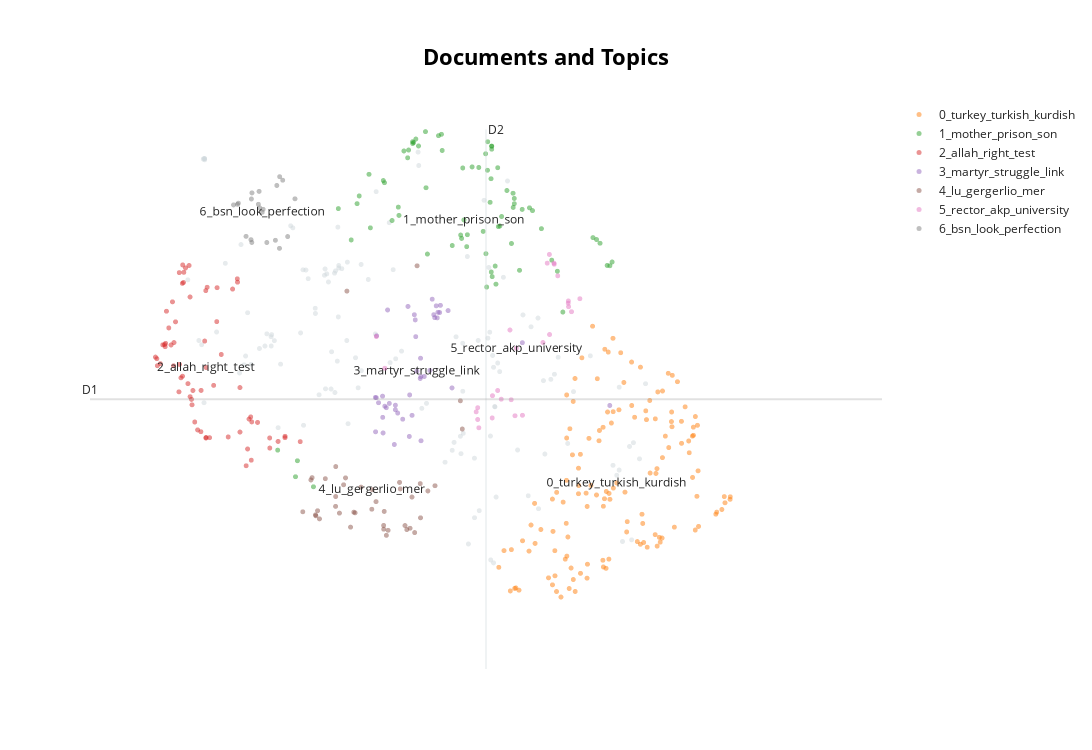

Notebook cell for this chart:
### Code cell
model.visualize_documents(tweets_sub)

### Figure 1 — Plotly figure (JSON) as saved in the notebook; plotly's stock layout.template omitted (floating-point values rounded to 4 significant figures; data arrays with more than 128 entries replaced by an {"elided": "..."} marker saying what was removed)
{"data": [{"hoverinfo": "text", "hovertext": ["nasreddin hodja birth memory year mustafa z eli k column publication", "despite corona requirement massive police violence feminist demonstration saturday zurich", "listens friend listens", "today mark international day womed girlsin science thanks female scientist great effort", "horrify say let see mawla whatever good like right ibrahim watch window go bsn", "service revolutionary work woman education hundred girl high school open rate religious education girl", "lot strife around world turmoil prevails riot follow everyone", "gulistan saeed security force take away person without return judge", "god damn", "able say uncover kidnap take care one humanity take care humanity surrender fascism", "let piss corp wait herd dead dog continue pkk", "trust scott morrison government deal climate change face climate emergency climate action auspol", "go publish video friday thank god muezzin honest man left alone lie", "surprised tomorrow erdogan bah eli deceive u open closure case hdp", "ali lmaz stay jail sick", "ten thousand ton gmo rice import mersin port child ate baby fed sure continue ba", "mother year ago mile closer erbil warmly welcome today gang terrorist people", "million million vaccinate", "march", "success dialogue enks pynk goal agreement reach important interest", "bylock tyranny state via", "revenge invader afrin child", "pkk iye pkk hold congress conference time disrupt democratic function even severe war condition", "much trouble sat bad", "change understand old age sweden past rapidly move towards elderly category today old", "political prisoner turkish prison hunger strike isolation fascism right violation cezaevlerin haberin varm", "connection capitalism ecology due devastate effect environmental degradation ecologic", "cizre police attack moment", "remember u cooperate pkk fight monster isi control frankenstein", "like beating water mortar still describe elephant best half bake information", "coronavirus restriction texas lift wear mask longer mandatory", "forgot report time go wc alone go together amp guard many time since", "rojava center strategic study nrl organize workshop dispute kurd qamishlo", "charlie hebdo journalist indict turkey insult erdo", "flee gar attack hdp truth turn upside silence suppress everyone whole world", "rajin nujiyan become part woman resistance", "enough woman science pursue vocation boy hope", "nder apo diyorki tale parable make almost never remain", "yes also say break word come answer question follower", "journalist etin share twitter account invasion attack gar say", "well heavy hhhh", "sleepy let talk morning", "mithat sancar stand calan newroz message insist democratic politics insist democratic solutio", "lose great artist rasimoztekin rest peace wish patience relative", "yaaa follower count low realize let give hand vartolu tweeter follower count", "go til end month", "friend one brother eat little reason look miss meeting journalist writer foundation", "neither live live life without leader happen mral", "let million transfer wealth fund use child sma", "people defense central headquarters command hsm attack prisoner camp way save", "history ibn khaldun study history establishment rise collapse state lecture guide today", "nuri mahmoud want put end mentality isi", "anniversary international conspiracy pkk leader abdullah calan february aggravate", "woman superpower girl future girl science woman science woman science day internation", "would like make call friend walk life reading tweet please woman right woman", "country support let dictator prosecute campaign", "course must", "book life prophet pbuh publish publishing house translate german friend available instagram", "request rt support guy", "important partial phone call make nder calan however phone interrupt print told", "woman struggle labor history", "happen solidarity teamwork", "parliament deny zlem zengin report nude search emerge", "support", "country society consists educate enlighten woman stand foot exclusively religious intellectual", "komalen jinen ciwan sitesinin resmi hesb r supporterseniz seviniriz official account komalen jinen ciwan pish", "language insult mother sister kurdish freedom fighter prison insult u language shot assassinate", "usa fan read article well double confession jeffrey", "continue follow", "notice akp also start school classroom first step plan februaryists eto plan step step", "tonight berlin time invite online hatim prayer please share", "bring justice state turn big gang augustinus", "dear uncle nusret photo take morning wait take prison shoemaker manisa many year", "imprison nazl il cak give big support kavak time think like get", "god almost today medi run aid victim innocent oppress family entrust u", "khk person khk wife khk friend saw family stand side side oppress", "erdogan regime satisfied jailing journalist shut medium outlet censor even youtube pro", "three month come let prepare evaluate happy birthday", "woman story march", "call parliament gergerlioglu take custody imprison make ablution de facto power left", "faith determination self sacrifice ypj become hope woman also oppress humanity h", "h seyin galip k k zyi mysterious miss person case turkey erdo government", "khashoggi sanction usa start apply cause opposition journalist activist abroad harass threaten monitor", "american law professor ann graham say first class service institution service people admire tr visit", "strong together", "family captive soldier police mi member repeatedly apply hd parliament political party human right", "people institution shengal resist end kazim insists imposition sends power shengal", "memory spoke rally ganja russian kill azerbaijani youth bakude told sermon embassy moscow", "german bos work nearly year still call turkish consulate job", "yes tire repeat thousand time maybe give flavor heavy small child memory huh", "society start disassemble immediate leave powerful individual alone amin maalouf", "tree grows root man grows tongue language unknown happy mother day february", "horrible creature make transition human world ape world", "f altun soylu minister brutal attack social medium anything", "p get vote cut uk aid spending say boris johnson johnson", "journalist first give name korkmaz afraid happens shooter stop erdogan shook balance", "make bread roast aubergine pepper white cheese tea also roast pepper paste okay", "follow account follow back canpazar samsun ci k", "lord integrate immigrant brother sister protect value learn language job profession", "today year ago koban liberate koban begin end isi", "three month time always veil otherworldly color fg len", "start support please victory bless mother", "use month", "google monitor even sleep", "arabic press agreement russia turkish state violate second year", "damn damn damn", "whatever happens let afraid goal mind bet fear solidarity", "pkk pajk prisoner struggle continue leader free", "follow person twitter allow say follow increase allow h seyin ga", "asagi bakmayacagiz remember immortal", "real terrorist dhkp c member pkk member live none would open mouth would afraid long hurt", "matter never badheaded fascism trustee system", "nelly make money bus challenge tik tok", "trakya university dean faculty theology secretary general university prof dr cevdet k l graduate bo azi university", "joke turkey oligarchic elite poor people child class see upwards education", "occasion st april akitu new year extend best wish chaldean syriac assyrian people co", "animal magnetism", "longer expect academic professional amp middle class kurd amp turk share real authentic news stri", "hpg chemical use siyan prison camp", "borrow word continue conversation inspire layan", "implementation exile punishment ottoman empire also sell le underweight bread alcoholic beverage", "truth truth freedom people right democratic revolution calan kirmizi line", "pkk leader abdullah calan despite lock prison island marmara sea lead democratic revolution", "dot great", "demo today many small town many arrest samsun also report arrest bursa see", null], "marker": {"color": "#CFD8DC", "opacity": 0.5, "size": 5}, "mode": "markers+text", "name": "other", "showlegend": false, "type": "scattergl", "x": [9.068, 8.314, 6.588, 6.228, 5.471, 6.158, 7.18, 9.238, 6.448, 7.209, 8.389, 10.19, 9.315, 9.573, 8.63, 9.423, 8.704, 7.893, 5.478, 8.522, 7.927, 7.633, 8.749, 7.081, 5.963, 9.299, 9.638, 8.672, 6.974, 6.725, 8.389, 7.604, 9.008, 10.08, 7.245, 6.334, 6.179, 7.56, 6.943, 7.088, 5.871, 5.711, 8.27, 7.412, 7.025, 5.478, 6.646, 8.395, 9.465, 8.693, 8.369, 8.575, 8.806, 6.234, 6.836, 10.31, 6.986, 6.874, 6.904, 7.243, 6.229, 6.947, 10.15, 6.841, 5.94, 7.095, 8.453, 8.701, 6.99, 8.726, 5.413, 7.57, 8.441, 8.847, 7.885, 7.403, 10.15, 5.462, 6.264, 8.362, 5.923, 10.45, 10.27, 6.002, 6.769, 9.159, 8.521, 8.765, 9.828, 6.855, 8.291, 5.288, 6.91, 7.323, 10.29, 10.13, 6.727, 6.954, 6.096, 8.737, 5.478, 6.307, 5.471, 6.83, 10.38, 6.473, 6.594, 8.737, 6.99, 6.98, 8.752, 7.98, 8.683, 5.613, 9.244, 5.445, 6.56, 9.128, 8.894, 6.62, 9.383, 8.189, 8.783, 5.888, 8.563, 7.699], "y": [-1.971, -2.19, -1.521, -2.189, -2.847, -2.282, -2.398, -2.003, -1.082, -2.698, -2.733, -4.232, -3.359, -3.254, -0.8276, -2.563, -4.416, -0.4804, -0.4238, -3.995, -2.904, -2.409, -2.886, -2.227, -1.949, -2.627, -2.737, -2.203, -2.432, -1.905, -2.254, -1.52, -3.319, -3.472, -2.528, -2.463, -2.16, -1.051, -1.555, -1.444, -2.551, -1.456, -3.322, -0.7412, -1.51, -0.4136, -1.61, -3.152, -2.394, -2.144, -3.356, -3.924, -2.537, -2.168, -1.512, -3.246, -1.991, -1.642, -2.711, -1.467, -2.281, -2.746, -2.692, -2.708, -2.381, -3.056, -4.257, -3.18, -1.478, -2.376, -2.227, -2.447, -1.388, -1.596, -0.3466, -2.161, -3.519, -0.4164, -2.228, -3.182, -2.469, -2.658, -3.284, -2.464, -2.768, -2.09, -3.401, -3.789, -2.379, -1.562, -3.243, -1.621, -2.339, -1.617, -4.216, -3.571, -1.957, -1.532, -2.306, -4.446, -0.4108, -3.096, -0.4104, -1.575, -3.407, -1.102, -3.072, -2.494, -1.503, -1.095, -2.888, -2.854, -1.498, -2.142, -3.905, -2.269, -2.151, -3.776, -0.635, -1.524, -2.614, -3.441, -2.451, -1.269, -2.226, -2.332]}, {"hoverinfo": "text", "hovertext": {"elided": "135 str values"}, "marker": {"opacity": 0.5, "size": 5}, "mode": "markers+text", "name": "0_turkey_turkish_kurdish", "text": {"elided": "135 str values"}, "textfont": {"size": 12}, "type": "scattergl", "x": {"elided": "135 float values"}, "y": {"elided": "135 float values"}}, {"hoverinfo": "text", "hovertext": ["anliurfa sister suddenly left without mother pandemic period hatice b give birth child time", "together mother demand justice mother take custody question murderer state hospital", "defense individual service indicates participation crime statute limitation term law", "stop attack engal", "want see death prison raise social reaction", "zlem zengin say exist naked search prison come parliamentary report", "dissent erbil court decision continue click", "b fly denver honolulu engine fire via usa", "kid sick need mother many innocent people like persecution news channel", "detain attack u thousand student today attack enemy look", "painful exemplary person curse lament one meri", "decision like powder sugar court", "warn ttb application acceptable asagi bakmayacagiz ttb", "could would burn world would wash world single tear eye fatma aslan hafsaya kavu su", "mother martyr viyan soran sulaymaniyah sacrifice year ago tell u daughter", "ward die keeler constantly make suffer use son right try clear name h", "judge prosecutor must mass cocaine party verdict", "time young dear friend burn still young sometimes", "veli yildizo involve accident pilemuriye dersim shot claim member organization", "either young girl may murder whatever go take life cover accident", "teacher halil im ek walk hereafter brother exact namesake also pas away since last name", "sir series far follow article everyone responsible office end", "brother lie balikesir burhaniye year release play supreme court although sentence due today", "saray party juvenile partner state medium cope deputy try silence imprison", "let let another child die plain sight", "nursena k k zyi father disappear december wait day say would come u december", "boy name hakan leukemia condition deteriorate parent prison bogus reason", "hpg make write statement regard attack gare", "end torture hate custody", "become death house prison life end prison", "far many reader ask wife pray receive complaint man sent email recently", "attack defense continue judge interrogate accompany arm police lawyer take hall police present", "painful sad story mohamad aziz halabjayi living reminder devastate effect mustard", "miss eleftheria thank friend trouble", "january mark sixteenth anniversary death oury jalloh dessau police cell independent appraisal l", "saturday mother th week protest torture murder take custody 2012", "nice useful article veysel ayhan wear service course afraid people", "mustafa kabak lu kept solitary cell daily quarantine process desperation speak anyone", "co chairman kck executive council cemil bayik evaluate detail step dem dema azadi say prisoner help", "one beating ex wife death samsun vile creature rap kill woman age manisa", "end surprising law friend", "child small year old left motherless fatherless age little body defenseless", "today watch movie netflix police wait woman give birth door woman give birth woman baby", "mother long son son mother many pain experience unable even describe", "fikret kaplan bediuzzaman last journey", "small fix place ship sank would ile silivri must result reside silivri year", "lazaro baez case overflow political interference", "first hearing case brought person saturday mother held", "lord bless friday night beg help innocent wrongfully imprison especially sick old", "fatma ift khk mother child fatma teacher receive treatment advanced breast cancer due oxygen", "dear friend woman prison start platform upon request receive", "dear silent atrocity listen cry baby lose life meri age", "remembrance idea bogazici direniyor", "world famous hacker group continue ask erdo real upset u human murat din", "think afraid pity child kill one day set fire name nurefsan", "one person wrong without look identity person gergerlio lu people deputy", "time selahattin demirta free leave", "selahattin sentence year month prison today word", "leave grieve mother martyr child alone even son grave use political interest", "fi kret kaplan let master take initiative", "miktad must release treatment sick detainee must access treatment right scream cell miktad dogan", "let introduce suat faik friend fire court decide reemploy american company destroyed", "good news even ertu rul kuzan kand ra prison go see daughter intensive care brain cancer", "risale nur lesson fruit treatise write excellency master bediuzzaman denizli prison issue", "mathematics teacher detain hour give birth son mehmet ekrem later release", "commentary court decision assassination case andrey karlov", "want innocent old people live difficult condition pain suffer die prison corner", "ignorant black eyed tear deaf blind good night", "structure unjust baseless attack outside", "two day ago saw ex colleague work together office year pas without say hello", "howitzer fire wedding hall hodeida woman die alternative link", "mr ekrem make self criticism first service mr ekrem let face", "evacuation coffin", "okay guy bud caught powder sugar completely ridiculous say let save day forget", "zg r g ndem main trial four person sentence prison ebnem korur fincanc fin tl newspaper arrest van", "person include terrorist calan life declare bo azi university student terrorist", null], "marker": {"opacity": 0.5, "size": 5}, "mode": "markers+text", "name": "1_mother_prison_son", "text": ["", "", "", "", "", "", "", "", "", "", "", "", "", "", "", "", "", "", "", "", "", "", "", "", "", "", "", "", "", "", "", "", "", "", "", "", "", "", "", "", "", "", "", "", "", "", "", "", "", "", "", "", "", "", "", "", "", "", "", "", "", "", "", "", "", "", "", "", "", "", "", "", "", "", "", "", "1_mother_prison_son"], "textfont": {"size": 12}, "type": "scattergl", "x": [7.778, 7.969, 8.957, 9.276, 8.714, 9.518, 10.02, 8.808, 7.86, 9.393, 6.503, 9.937, 9.029, 7.197, 7.767, 7.506, 9.857, 6.986, 8.619, 8.157, 7.662, 8.659, 8.958, 8.708, 7.835, 7.493, 8.57, 9.176, 8.671, 8.716, 7.347, 9.059, 7.99, 6.705, 8.434, 8.148, 8.763, 8.698, 8.755, 7.221, 8.887, 7.824, 7.89, 7.725, 8.65, 8.441, 10.07, 8.116, 8.647, 8.389, 8.783, 6.524, 8.271, 7.131, 7.332, 7.592, 8.97, 8.971, 7.824, 8.711, 8.668, 8.827, 8.495, 8.79, 7.975, 10.05, 8.716, 6.302, 9.142, 7.67, 8.376, 8.721, 8.365, 9.898, 8.938, 9.456, 8.402], "y": [-0.3257, -0.1422, -0.7573, -1.11, -0.2867, -1.943, -1.477, -1.084, -0.2165, -1.425, -3.586, -1.256, -1.526, -0.8611, -0.4034, -0.6518, -1.2, -0.9103, -1.138, -0.3301, -0.8956, -1.693, -0.8983, -0.6121, -0.2511, -0.6304, -0.4998, -0.9301, -0.2433, -0.2876, -1.102, -0.9181, -1.364, -3.686, -1.29, -0.1689, -1.664, -0.8475, -1.484, -0.7838, -0.7297, -0.261, -0.2853, -0.335, -1.36, -1.171, -1.443, -0.1823, -0.3632, -0.5048, -0.5023, -3.427, -1.279, -1.223, -0.5683, -1.029, -0.8089, -0.8612, -0.2426, -1.543, -0.5277, -0.989, -0.4942, -1.09, -0.7022, -1.481, -0.3177, -3.32, -0.9028, -0.9782, -1.208, -1.589, -1.174, -1.219, -1.259, -1.535, -1.024]}, {"hoverinfo": "text", "hovertext": ["day day start hate country nothing bind country iota goodness conscience moral", "allow pray wear clothes happen moment", "go moon gunpowder run grows lie bread break moon eat home mask distance end hygiene", "brother ismail sent brother eternal realm month ago yesterday brother lord bless forever paradise", "say year hour people crack allah c c may oppressor punish nice friday", "yezid work year kept headscarf religious discourse mouth gergerlio lu washroom morning prayer", "lord test country beautiful people nation help", "morale peace happiness joy effective medicine cancer treatment hakan sick release parent", "allah take oppress hand oppressor amen take dirty bloody hand oppressor oppress", "great article one right tarnish work people one right cast doubt people mind", "may god give wisdom", "fracture test berat night", "may lord grant heal sake name hope teacher", "call fascist persecute people cover terror herkes mi ter rist", "spirit sincerity action", "congratulate friend soul oppress warmth nowruz fire", "islam even humanity pas", "teacher halil im ek devote life service faith koran walk horizon soul lord mercy forgiveness majesty", "masha allah", "william david crew equal god born everyone equal right include mr calanda", "dear year defend right everyone wrong without discrimination defend human right", "great conversation good friend human right justice thank friendship amp", "one thing pleased help allah imminent victory give good news believer saff", "true student wisdom koran abd however deign worship great creature", "spring come awaken sheep", "fascist monist mentality target oppress people year however persecution also support resistance", "mathematics overcome fear mathematics solution get rid anxiety turn life torment", "enjoy cup coffee community genocide commit pas speech top say pure bullshit", "oppression always omar shout truth truth gergerlioglu susmaz", "father representative people touch injustice injustice happen u", "congratulate friend three month free disease trouble calamity obey health health well", "forgive afraid swallow chase money think nation freedom think nation freedom put colonialist", "amin inshallah aminnn", "hope live pain shame institute die living shame amin academic decree law", "wisdom purpose send man world know h l k kainat believe worship bsn", "hey like muslim equilvalent love food joking sometimes together would love break", "worship perform sincerely sincerely time observe pillar", "difficult goal person reach standard intention face qu allah regard", "equal brother ummah always indicator", "ask honor honor dignity honor honor dignity believe ashamed oh politics", "uploaded valentine day everyday sun love poetry story immortal water zz", "hope hope heart longing good day good news", "sense hypocrisy thought believer fethullah g len hocaefendi", "k e r u side persecution hodja afraid quietb osm", "defender truth right fight violation right suffer segment society", "eat drink give alms dress arrogant waste undoubtedly blessing allah c c", "today fruitful day spring come cleaning begin", "fit islam site question word pity dilute use bylock real evidence crime", "god bless may god turn plan god forbid oppressor", "way abduct people allah unbeliever harmful islam mfg", "great responsibility deal wrong perception wish psychological run", "truly love creator look every human sincerely heartbroken accept people communist", "provision superior taqwa virtue well silence enemy harmful ignorance great lie", "follow advice imam rabbani accepted master make tawhid qibla master practice tawhid", "last discussion body react heat work defense system vitality sign life well manage", "sake lofty goal trouble walk horizon win sea drop see fate road", "test wealth test absence test illness test health", "construction must stop shame must prevent", "stand need serious vigilance heart mfg", "write mer faruk gergerlio lu read nobility seriousness determination perseverance struggle fairness justice", "see right right follow see wrong wrong avoid bless god", "confidence deed pride people receive allah love mfg", "wicked religious bastard say say faith disastrous say without believe much disastrous", "levent g lteki n attack fist door halk tv get well soon", "issue dignity steal massacre amp enslavement dignity undermined", null], "marker": {"opacity": 0.5, "size": 5}, "mode": "markers+text", "name": "2_allah_right_test", "text": ["", "", "", "", "", "", "", "", "", "", "", "", "", "", "", "", "", "", "", "", "", "", "", "", "", "", "", "", "", "", "", "", "", "", "", "", "", "", "", "", "", "", "", "", "", "", "", "", "", "", "", "", "", "", "", "", "", "", "", "", "", "", "", "", "", "2_allah_right_test"], "textfont": {"size": 12}, "type": "scattergl", "x": [5.946, 4.945, 5.115, 5.194, 5.533, 5.006, 6.213, 5.243, 5.494, 5.579, 5.025, 5.849, 5.313, 6.385, 4.978, 5.192, 5.436, 5.073, 5.336, 5.876, 5.979, 6.075, 5.33, 5.033, 5.227, 6.384, 5.491, 6.306, 6.211, 6.009, 5.302, 6.004, 5.314, 5.615, 5.099, 5.366, 4.939, 5.211, 5.289, 5.665, 5.23, 5.262, 5.438, 6.556, 5.998, 5.188, 5.239, 5.399, 5.962, 5.492, 5.128, 5.744, 5.132, 4.923, 5.506, 5.047, 5.618, 5.478, 5.846, 5.15, 5.037, 5.228, 5.346, 5.793, 5.876, 5.495], "y": [-3.476, -2.478, -1.841, -2.465, -3.196, -2.27, -3.3, -1.546, -3.194, -2.674, -2.267, -1.645, -1.792, -3.182, -2.458, -1.549, -3.137, -2.101, -2.868, -3.14, -3.01, -3.044, -2.814, -2.288, -1.656, -3.196, -1.729, -3.234, -3.199, -3.039, -1.478, -3.421, -2.787, -2.038, -2.271, -3.04, -2.408, -2.599, -2.657, -2.366, -1.472, -1.503, -2.724, -3.236, -2.989, -2.739, -1.647, -3.118, -3.309, -3.2, -2.479, -3.189, -2.247, -2.392, -1.695, -1.934, -1.699, -2.232, -1.611, -2.04, -2.255, -2.583, -2.725, -1.713, -2.696, -2.497]}, {"hoverinfo": "text", "hovertext": ["travel leadership library oldenburg alternative link", "reber calan mobile library promotion event stockholm sweden", "time martyr fall like star heart night country guerrilla kurdistan either lead die", "thank god c c martyr lose bitlist wish patience family", "january publication revolution communism martyr commemorate youtube channel name remember immortal january", "special file ehba liberation afrin resistance struggle continue strong", "nder apo diyorki people war without people guerrilla war without people", "headline fought cowardly ran away use gas fought cowardly resort dirty rule day", "today remember comrade ehid leger n iya alina nchez argentina martyr year ago work", "february action young people internationalist alternative link day", "call lowly pro medium provoke youth bosphorus yesterday fun snow martyr photo", "resistance herald victory struggle overthrow fascist state resistance fragment area", "tkp ml central committee remember respect immortalize revolution keep promise", "lieutet colonel name nihat altintop", "series scene show take place paris find architecture like paris pek university usurped", "rally held downtown magdeburg occasion year political hostage imprisonment imrali accompany", "banner invasion flag hang might police soldier", "paris amsterdam vienna rome athens toronto brussels marseille zurih stocholm copenhagen helsinki oslo berlin cologne dortmunt fr", "derya devrim rman martyr guerrilla dersim demet taner martyr city happy march htt", "community let part sign petition call necessary proper action save", "thousand demonstrate sunday haitian capital port au prince say government try establish new di", "call people meiro begin occupation massacre afrin activity social network hashtag", "january invite meet gare du nord h demand justice say stop impunity", "agenda girl bosphorus", "voice hunger strike fcdk kawa federation start work send thousand letter un freedom reber apo", "defend bosphorus crime torture crime", "today first sunday lent feast orthodoxy commemorates restoration icon final defeat iconocl", "tkp ml kkb organize struggle bring end fascism party exploitation", "write worldwide virtual protest organize ast sunday march", "martyr write shame play patriotism without mention name russia martyr mehmet", "letter sent un duisburg alternative link", "know german think anything learn german french free", "still go anywhere", "football player club newcastle united fc transfer professional football player de andre roselle yedlin club", "thousand start newroz march front hbf hannover 1", "come enough plucked people nothing july commit crime honorable uniform love much", "struggle dimitris well put life line last minute comrade struggle str", "hunger strike makhmur continue group click", "left behind timeless year usurped newspaper say continue struggle long hold pen relentlessly", "internationalist youth action end rally freiburg alternative link", "support bosphorus switzerland alternative link", "around world action week creatively show achievement rojava revolution must defend", null], "marker": {"opacity": 0.5, "size": 5}, "mode": "markers+text", "name": "3_martyr_struggle_link", "text": ["", "", "", "", "", "", "", "", "", "", "", "", "", "", "", "", "", "", "", "", "", "", "", "", "", "", "", "", "", "", "", "", "", "", "", "", "", "", "", "", "", "", "3_martyr_struggle_link"], "textfont": {"size": 12}, "type": "scattergl", "x": [8.11, 8.062, 7.786, 7.79, 7.527, 7.561, 7.817, 7.486, 7.655, 7.913, 7.618, 7.414, 7.629, 8.045, 7.853, 8.073, 7.49, 7.843, 7.712, 7.916, 8.268, 7.418, 8.129, 9.061, 7.955, 10.05, 7.439, 7.404, 8.018, 7.918, 8.09, 7.771, 7.541, 8.137, 7.859, 7.406, 7.629, 7.909, 7.51, 8.102, 8.224, 7.484, 7.872], "y": [-1.945, -1.969, -3.184, -2.769, -2.897, -2.854, -2.973, -2.993, -2.951, -2.403, -3.264, -2.798, -2.872, -1.814, -2.021, -1.998, -3.149, -1.969, -3.012, -2.587, -2.7, -2.18, -1.947, -2.248, -2.585, -2.875, -2.848, -2.795, -2.526, -3.227, -1.881, -1.887, -1.922, -1.876, -2.188, -3.138, -2.918, -2.605, -2.882, -2.001, -1.928, -2.782, -2.532]}, {"hoverinfo": "text", "hovertext": ["asagi bakmayacagiz yer bogazici yer direnis ya hep beraber ya hicbirimiz united struggle bow head lve", "name mer faruk come disturb", "support ergun babahan justice watch g n say n via live broadcast guest", "mer faruk gergerli lu majority silent stay silent touch deputy people", "mer faruk gergerlio lu let take deputyship let take life let honor trample three day world", "gar destan", "word ahmet nmez", "god permission caravan stop fg len", "mene r rasul please continue beautiful tradition start", "qamishlo newroz", "well know printing house even get past wall intermediary print poetry book", "birle erek kazanaca z live people union", "zlem zengin woman veysel ayhan write", "emre bel zo lu galatasaray trauma", "b mre xiyeneta pdk", "tonight everyone loyalty say biz gergerlio lu", "africa female leader samia suluhu hassan new president tanzania", "h seyin galip", "mer gergerlio lu strong take power people relies people people gergerlio lu", "hate poetry one know current poet say poetry like god u kurd", "gergerlio lu conscience society touch gergerlio lu", "live president azad ji bo r ber apo", "yun jitem today akp", "look yer bogazici yer direnis bow head", "mother tongue shake foundation state built state land musa anter ziman", "hdp mer faruk gergerlio lu resist long parliament", "gara", "rkei immunit von mer faruk gergerlio lu via aufgehoben", "leader apo mam zeki engali", "hdp kocaeli deputy mer faruk gergerlio lu told former prime ministry rapporteur h seyin galip k k zyi decree", "yja star guerrilla dirok cudi use peshmerga drew attention kdp mentality ignores woman pk", "mer gergerlio lu silence gergerlio lu people deputy", "ben hakan dagdeviren", "gergerlio lunun yadayiz", "mer faruk gergerlio lu fg touch", "someone speaks like hit mouth shovel hello diyarbak r kurd head eye", "ben hakan dagdeviren", "levent g ltekin right indescribable", "ypg ypj", "halabja name massacre people divide four part smell apple zilan dersim halabja roboski one", null], "marker": {"opacity": 0.5, "size": 5}, "mode": "markers+text", "name": "4_lu_gergerlio_mer", "text": ["", "", "", "", "", "", "", "", "", "", "", "", "", "", "", "", "", "", "", "", "", "", "", "", "", "", "", "", "", "", "", "", "", "", "", "", "", "", "", "", "4_lu_gergerlio_mer"], "textfont": {"size": 12}, "type": "scattergl", "x": [7.528, 6.956, 8.362, 7.045, 6.839, 7.363, 7.758, 6.69, 6.957, 7.847, 7.082, 7.794, 7.738, 7.124, 7.913, 6.732, 8.076, 7.411, 6.728, 7.497, 6.585, 8.384, 7.684, 7.497, 7.996, 7.067, 7.503, 6.955, 7.91, 7.241, 7.676, 6.752, 7.174, 6.773, 6.998, 7.547, 7.16, 6.677, 7.816, 7.874, 7.368], "y": [-4.171, -3.783, -2.828, -3.666, -3.605, -3.91, -4.113, -3.595, -3.485, -4.143, -1.733, -4.1, -4.073, -4.089, -3.996, -3.976, -3.676, -3.834, -3.967, -4.109, -3.936, -3.11, -3.707, -4.072, -3.728, -3.597, -3.932, -3.882, -3.655, -3.689, -3.642, -3.925, -3.946, -4.006, -3.949, -4.12, -3.939, -3.618, -3.789, -1.481, -3.714]}, {"hoverinfo": "text", "hovertext": ["prof dr brahi zt rk turkish nation everything institution constitution court go get situation", "police disguise militia wicked religious despot partisan thief immoral person lack academic ethic appoint rector", "akp become big scourge country akp parliamentarian include president parliament like hitler respect country", "beyza buldag student mimar si university arrest", "leyman leyman soylu behind bosphorus action former rector st n erg der call get job", "new ben carson say resign trump administration capitol riot apparently unaware term en", "today hdp supporter reign cruelty end sooner later people vekili g zalt nda", "man make country property could appoint akp deputy candidate rector good sleep guy already akp community", "erdogan appoint rector akp bosphorus stood leader justice developrime ministerent party akp", "impeachment bill sent senate today u house representative former president donald", "meeting u secretary state avu lu say also talk f go official statement usa", "bogazici university bogazici university senate university administrative board held tomorrow rector melih bulu", "former ak parti bitlis mv abd rrahim aksoy member new deva party deputy", "b ra arrest senior music teacher detention year close eye surgery", "mister gay election due corona crisis", "state emergency agenda year struggle deprivation citizenship even expulsion people khk", "political genocide jiyan ta lead member democratic society congress dtk today sentence", "announcement review compile hundred page official party program statute pkk kdp puk", "student take custody sentence house arrest among ar", "torture ill treatment law enforcement official student protest appointment rector bo azi university", "wow pull punch piece hitman position political power", "melih bulu rector resign", "unfortunately shame five ten shirt much people country political life b", "police raid house student protest melih bulu trustee appoint bo azi university student detain", "gulistan k l ko yi hdp deputy member parliamentary human right commission make assessment anf", "akp mhp supporter water news men curse shook social medium one", null], "marker": {"opacity": 0.5, "size": 5}, "mode": "markers+text", "name": "5_rector_akp_university", "text": ["", "", "", "", "", "", "", "", "", "", "", "", "", "", "", "", "", "", "", "", "", "", "", "", "", "", "5_rector_akp_university"], "textfont": {"size": 12}, "type": "scattergl", "x": [9.71, 8.823, 8.978, 9.342, 9.616, 8.935, 7.51, 9.293, 9.583, 9.062, 8.721, 9.58, 9.368, 9.417, 8.57, 8.783, 8.54, 8.724, 9.366, 9.46, 8.558, 9.579, 8.557, 9.421, 8.921, 7.414, 8.994], "y": [-1.81, -2.812, -2.977, -1.455, -1.939, -2.818, -2.503, -2.246, -1.889, -2.973, -2.999, -1.832, -2.167, -1.455, -3.098, -2.726, -2.938, -2.777, -1.368, -1.581, -2.897, -1.854, -3.015, -1.465, -2.122, -2.187, -2.304]}, {"hoverinfo": "text", "hovertext": ["every owner beauty perfection want see show beauty perfection bsn", "comment", "liar", "new profile picture", "person far something see much person close matter smart bsn", "say", "think one create know go grave prepare bsn", "four", "look moon", "shut", "really", "watch bewilderment one sorry everyone get deserve", "look", "look", "ya hack", "explanation meet everyone expectation regardless", "instead disappoint people let tell ignore", "day come even want find achieve desire fg len h", "idea much information perception dundar", "really sorry anthony axel face vile post week measure compel", null], "marker": {"opacity": 0.5, "size": 5}, "mode": "markers+text", "name": "6_bsn_look_perfection", "text": ["", "", "", "", "", "", "", "", "", "", "", "", "", "", "", "", "", "", "", "", "6_bsn_look_perfection"], "textfont": {"size": 12}, "type": "scattergl", "x": [5.945, 6.005, 6.358, 6.001, 6.322, 6.011, 6.414, 6.324, 5.804, 6.092, 6.292, 6.084, 5.848, 5.858, 6.497, 6.138, 6.1, 6.01, 6.276, 6.179, 6.128], "y": [-1.187, -0.814, -0.6269, -1.22, -1.307, -0.7533, -1.189, -0.5918, -0.8734, -0.7384, -0.6795, -0.8672, -0.8675, -0.8562, -0.8125, -0.9173, -0.9039, -1.248, -1.227, -1.248, -0.9464]}], "layout": {"annotations": [{"showarrow": false, "text": "D1", "x": 4.185, "y": -2.813, "yshift": 10}, {"showarrow": false, "text": "D2", "x": 8.651, "xshift": 10, "y": -0.1208}], "height": 750, "shapes": [{"line": {"color": "#CFD8DC", "width": 2}, "type": "line", "x0": 8.651, "x1": 8.651, "y0": -5.504, "y1": -0.1208}, {"line": {"color": "#9E9E9E", "width": 2}, "type": "line", "x0": 4.185, "x1": 13.12, "y0": -2.813, "y1": -2.813}], "title": {"font": {"color": "Black", "size": 22}, "text": "<b>Documents and Topics", "x": 0.5, "xanchor": "center", "yanchor": "top"}, "width": 1200, "xaxis": {"visible": false}, "yaxis": {"visible": false}}}
